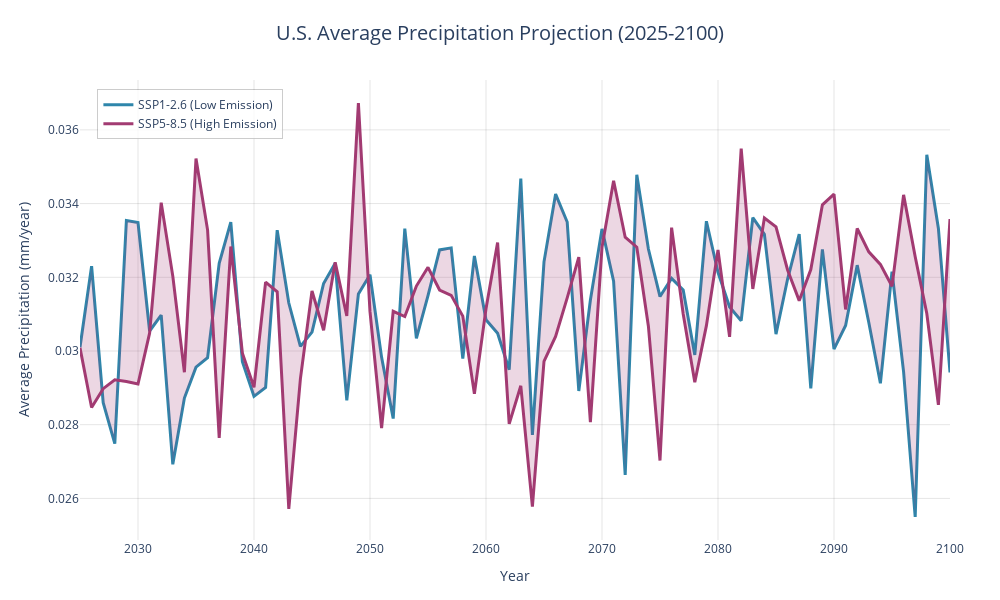

This figure's notebook cell:
### Code cell
import pandas as pd
import plotly.graph_objects as go
import plotly.express as px
from pathlib import Path

# Load all regional data files
regions = ['midwest', 'northeast', 'northwest', 'south']
data_dir = Path('future_data')

# Load and combine all regional data
all_data = []
for region in regions:
    df = pd.read_csv(data_dir / f'{region}_futures_merged.csv')
    df['region'] = region
    all_data.append(df)

# Combine all regions
combined_df = pd.concat(all_data, ignore_index=True)

# Calculate average precipitation across all regions for each year
avg_precip = combined_df.groupby('year').agg({
    'low_emissions_pr': 'mean',
    'high_emissions_pr': 'mean'
}).reset_index()

# Filter for years 2025-2100
avg_precip = avg_precip[(avg_precip['year'] >= 2025) & (avg_precip['year'] <= 2100)]

# Unit conversion factor
CONVERSION_FACTOR = 1000 

avg_precip['low_emissions_pr_mm'] = avg_precip['low_emissions_pr'] * CONVERSION_FACTOR
avg_precip['high_emissions_pr_mm'] = avg_precip['high_emissions_pr'] * CONVERSION_FACTOR

# Create the line chart
fig = go.Figure()

# Add SSP1-2.6 (low emission) line
fig.add_trace(go.Scatter(
    x=avg_precip['year'],
    y=avg_precip['low_emissions_pr_mm'],
    mode='lines',
    name='SSP1-2.6 (Low Emission)',
    line=dict(color='#2E86AB', width=3),
    hovertemplate='<b>SSP1-2.6</b><br>' +
                  'Year: %{x}<br>' +
                  'Precipitation: %{y:.2f} mm/year<extra></extra>'
))

# Add SSP5-8.5 (high emission) line
fig.add_trace(go.Scatter(
    x=avg_precip['year'],
    y=avg_precip['high_emissions_pr_mm'],
    mode='lines',
    name='SSP5-8.5 (High Emission)',
    line=dict(color='#A23B72', width=3),
    hovertemplate='<b>SSP5-8.5</b><br>' +
                  'Year: %{x}<br>' +
                  'Precipitation: %{y:.2f} mm/year<extra></extra>'
))

# Add ribbon/fill between the lines to show divergence
fig.add_trace(go.Scatter(
    x=avg_precip['year'].tolist() + avg_precip['year'].tolist()[::-1],
    y=avg_precip['low_emissions_pr_mm'].tolist() + avg_precip['high_emissions_pr_mm'].tolist()[::-1],
    fill='toself',
    fillcolor='rgba(162, 59, 114, 0.2)',
    line=dict(color='rgba(255,255,255,0)'),
    hoverinfo='skip',
    showlegend=False,
    name='Divergence'
))

# Update layout
fig.update_layout(
    title={
        'text': 'U.S. Average Precipitation Projection (2025-2100)',
        'x': 0.5,
        'xanchor': 'center',
        'font': {'size': 20}
    },
    xaxis=dict(
        title='Year',
        titlefont=dict(size=14),
        tickfont=dict(size=12),
        range=[2025, 2100]
    ),
    yaxis=dict(
        title='Average Precipitation (mm/year)',
        titlefont=dict(size=14),
        tickfont=dict(size=12)
    ),
    hovermode='x unified',
    legend=dict(
        x=0.02,
        y=0.98,
        bgcolor='rgba(255, 255, 255, 0.8)',
        bordercolor='rgba(0, 0, 0, 0.2)',
        borderwidth=1
    ),
    plot_bgcolor='white',
    width=1000,
    height=600,
    margin=dict(l=80, r=50, t=80, b=60)
)

# Add grid
fig.update_xaxes(showgrid=True, gridwidth=1, gridcolor='rgba(0,0,0,0.1)')
fig.update_yaxes(showgrid=True, gridwidth=1, gridcolor='rgba(0,0,0,0.1)')

fig.show()

### Figure 1 — Plotly figure (JSON) as saved in the notebook; plotly's stock layout.template omitted (floating-point values rounded to 4 significant figures; data arrays with more than 128 entries replaced by an {"elided": "..."} marker saying what was removed)
{"data": [{"hovertemplate": "<b>SSP1-2.6</b><br>Year: %{x}<br>Precipitation: %{y:.2f} mm/year<extra></extra>", "line": {"color": "#2E86AB", "width": 3}, "mode": "lines", "name": "SSP1-2.6 (Low Emission)", "type": "scatter", "x": [2025, 2026, 2027, 2028, 2029, 2030, 2031, 2032, 2033, 2034, 2035, 2036, 2037, 2038, 2039, 2040, 2041, 2042, 2043, 2044, 2045, 2046, 2047, 2048, 2049, 2050, 2051, 2052, 2053, 2054, 2055, 2056, 2057, 2058, 2059, 2060, 2061, 2062, 2063, 2064, 2065, 2066, 2067, 2068, 2069, 2070, 2071, 2072, 2073, 2074, 2075, 2076, 2077, 2078, 2079, 2080, 2081, 2082, 2083, 2084, 2085, 2086, 2087, 2088, 2089, 2090, 2091, 2092, 2093, 2094, 2095, 2096, 2097, 2098, 2099, 2100], "y": [0.0301, 0.0323, 0.0286, 0.02749, 0.03354, 0.03349, 0.03054, 0.03097, 0.02693, 0.02872, 0.02956, 0.02982, 0.03238, 0.0335, 0.02971, 0.02877, 0.02901, 0.03328, 0.0313, 0.03013, 0.03051, 0.03183, 0.03238, 0.02866, 0.03155, 0.03207, 0.02983, 0.02817, 0.03332, 0.03034, 0.0315, 0.03274, 0.0328, 0.0298, 0.03258, 0.03085, 0.03048, 0.02949, 0.03468, 0.02772, 0.03242, 0.03426, 0.0335, 0.02892, 0.03138, 0.03331, 0.0319, 0.02664, 0.03478, 0.03277, 0.03148, 0.03197, 0.03166, 0.02989, 0.03352, 0.03214, 0.0312, 0.03082, 0.03362, 0.03316, 0.03046, 0.03195, 0.03317, 0.02898, 0.03276, 0.03005, 0.03069, 0.03233, 0.03077, 0.02912, 0.03215, 0.02944, 0.0255, 0.03533, 0.03333, 0.02942]}, {"hovertemplate": "<b>SSP5-8.5</b><br>Year: %{x}<br>Precipitation: %{y:.2f} mm/year<extra></extra>", "line": {"color": "#A23B72", "width": 3}, "mode": "lines", "name": "SSP5-8.5 (High Emission)", "type": "scatter", "x": [2025, 2026, 2027, 2028, 2029, 2030, 2031, 2032, 2033, 2034, 2035, 2036, 2037, 2038, 2039, 2040, 2041, 2042, 2043, 2044, 2045, 2046, 2047, 2048, 2049, 2050, 2051, 2052, 2053, 2054, 2055, 2056, 2057, 2058, 2059, 2060, 2061, 2062, 2063, 2064, 2065, 2066, 2067, 2068, 2069, 2070, 2071, 2072, 2073, 2074, 2075, 2076, 2077, 2078, 2079, 2080, 2081, 2082, 2083, 2084, 2085, 2086, 2087, 2088, 2089, 2090, 2091, 2092, 2093, 2094, 2095, 2096, 2097, 2098, 2099, 2100], "y": [0.03009, 0.02847, 0.02898, 0.02922, 0.02917, 0.02911, 0.03048, 0.03403, 0.03203, 0.02942, 0.03522, 0.03328, 0.02764, 0.03284, 0.02994, 0.02902, 0.03187, 0.03161, 0.02572, 0.02924, 0.03163, 0.03056, 0.03241, 0.03095, 0.03673, 0.03107, 0.0279, 0.03108, 0.03094, 0.03176, 0.03227, 0.03165, 0.03151, 0.03095, 0.02884, 0.03114, 0.03294, 0.02802, 0.02906, 0.02578, 0.02972, 0.03039, 0.03144, 0.03255, 0.02807, 0.03281, 0.03462, 0.03309, 0.03282, 0.03067, 0.02703, 0.03335, 0.031, 0.02915, 0.03069, 0.03274, 0.03038, 0.03549, 0.03168, 0.03361, 0.03337, 0.0322, 0.03137, 0.03221, 0.03397, 0.03426, 0.03113, 0.03332, 0.03269, 0.03235, 0.03176, 0.03424, 0.03256, 0.03102, 0.02854, 0.03358]}, {"fill": "toself", "fillcolor": "rgba(162, 59, 114, 0.2)", "hoverinfo": "skip", "line": {"color": "rgba(255,255,255,0)"}, "name": "Divergence", "showlegend": false, "type": "scatter", "x": {"elided": "152 int values"}, "y": {"elided": "152 float values"}}], "layout": {"height": 600, "hovermode": "x unified", "legend": {"bgcolor": "rgba(255, 255, 255, 0.8)", "bordercolor": "rgba(0, 0, 0, 0.2)", "borderwidth": 1, "x": 0.02, "y": 0.98}, "margin": {"b": 60, "l": 80, "r": 50, "t": 80}, "plot_bgcolor": "white", "title": {"font": {"size": 20}, "text": "U.S. Average Precipitation Projection (2025-2100)", "x": 0.5, "xanchor": "center"}, "width": 1000, "xaxis": {"gridcolor": "rgba(0,0,0,0.1)", "gridwidth": 1, "range": [2025, 2100], "showgrid": true, "tickfont": {"size": 12}, "title": {"font": {"size": 14}, "text": "Year"}}, "yaxis": {"gridcolor": "rgba(0,0,0,0.1)", "gridwidth": 1, "showgrid": true, "tickfont": {"size": 12}, "title": {"font": {"size": 14}, "text": "Average Precipitation (mm/year)"}}}}
